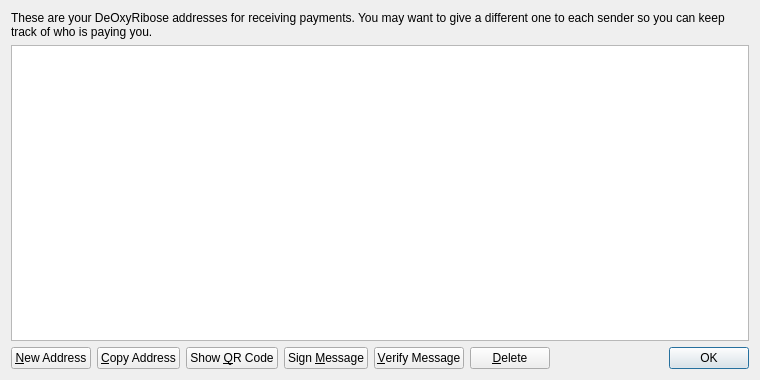
<?xml version="1.0" encoding="UTF-8"?>
<ui version="4.0">
 <class>AddressBookPage</class>
 <widget class="QWidget" name="AddressBookPage">
  <property name="geometry">
   <rect>
    <x>0</x>
    <y>0</y>
    <width>760</width>
    <height>380</height>
   </rect>
  </property>
  <property name="windowTitle">
   <string>Address Book</string>
  </property>
  <layout class="QVBoxLayout" name="verticalLayout">
   <item>
    <widget class="QLabel" name="labelExplanation">
     <property name="text">
      <string>These are your DeOxyRibose addresses for receiving payments. You may want to give a different one to each sender so you can keep track of who is paying you.</string>
     </property>
     <property name="textFormat">
      <enum>Qt::PlainText</enum>
     </property>
     <property name="wordWrap">
      <bool>true</bool>
     </property>
    </widget>
   </item>
   <item>
    <widget class="QTableView" name="tableView">
     <property name="contextMenuPolicy">
      <enum>Qt::CustomContextMenu</enum>
     </property>
     <property name="toolTip">
      <string>Double-click to edit address or label</string>
     </property>
     <property name="tabKeyNavigation">
      <bool>false</bool>
     </property>
     <property name="alternatingRowColors">
      <bool>true</bool>
     </property>
     <property name="selectionMode">
      <enum>QAbstractItemView::SingleSelection</enum>
     </property>
     <property name="selectionBehavior">
      <enum>QAbstractItemView::SelectRows</enum>
     </property>
     <property name="sortingEnabled">
      <bool>true</bool>
     </property>
     <attribute name="verticalHeaderVisible">
      <bool>false</bool>
     </attribute>
    </widget>
   </item>
   <item>
    <layout class="QHBoxLayout" name="horizontalLayout">
     <item>
      <widget class="QPushButton" name="newAddressButton">
       <property name="toolTip">
        <string>Create a new address</string>
       </property>
       <property name="text">
        <string>&amp;New Address</string>
       </property>
       <property name="icon">
        <iconset resource="../xna.qrc">
         <normaloff>:/icons/add</normaloff>:/icons/add</iconset>
       </property>
      </widget>
     </item>
     <item>
      <widget class="QPushButton" name="copyToClipboard">
       <property name="toolTip">
        <string>Copy the currently selected address to the system clipboard</string>
       </property>
       <property name="text">
        <string>&amp;Copy Address</string>
       </property>
       <property name="icon">
        <iconset resource="../xna.qrc">
         <normaloff>:/icons/editcopy</normaloff>:/icons/editcopy</iconset>
       </property>
      </widget>
     </item>
     <item>
      <widget class="QPushButton" name="showQRCode">
       <property name="text">
        <string>Show &amp;QR Code</string>
       </property>
       <property name="icon">
        <iconset resource="../xna.qrc">
         <normaloff>:/icons/qrcode</normaloff>:/icons/qrcode</iconset>
       </property>
      </widget>
     </item>
     <item>
      <widget class="QPushButton" name="signMessage">
       <property name="toolTip">
        <string>Sign a message to prove you own a DeOxyRibose address</string>
       </property>
       <property name="text">
        <string>Sign &amp;Message</string>
       </property>
       <property name="icon">
        <iconset resource="../xna.qrc">
         <normaloff>:/icons/edit</normaloff>:/icons/edit</iconset>
       </property>
      </widget>
     </item>
     <item>
      <widget class="QPushButton" name="verifyMessage">
       <property name="toolTip">
        <string>Verify a message to ensure it was signed with a specified DeOxyRibose address</string>
       </property>
       <property name="text">
        <string>&amp;Verify Message</string>
       </property>
       <property name="icon">
        <iconset resource="../xna.qrc">
         <normaloff>:/icons/transaction_0</normaloff>:/icons/transaction_0</iconset>
       </property>
      </widget>
     </item>
     <item>
      <widget class="QPushButton" name="deleteButton">
       <property name="toolTip">
        <string>Delete the currently selected address from the list</string>
       </property>
       <property name="text">
        <string>&amp;Delete</string>
       </property>
       <property name="icon">
        <iconset resource="../xna.qrc">
         <normaloff>:/icons/remove</normaloff>:/icons/remove</iconset>
       </property>
      </widget>
     </item>
     <item>
      <spacer name="horizontalSpacer">
       <property name="orientation">
        <enum>Qt::Horizontal</enum>
       </property>
       <property name="sizeHint" stdset="0">
        <size>
         <width>40</width>
         <height>20</height>
        </size>
       </property>
      </spacer>
     </item>
     <item>
      <widget class="QDialogButtonBox" name="buttonBox">
       <property name="sizePolicy">
        <sizepolicy hsizetype="Maximum" vsizetype="Fixed">
         <horstretch>0</horstretch>
         <verstretch>0</verstretch>
        </sizepolicy>
       </property>
       <property name="standardButtons">
        <set>QDialogButtonBox::Ok</set>
       </property>
      </widget>
     </item>
    </layout>
   </item>
  </layout>
 </widget>
 <resources>
  <include location="../xna.qrc"/>
 </resources>
 <connections/>
</ui>
